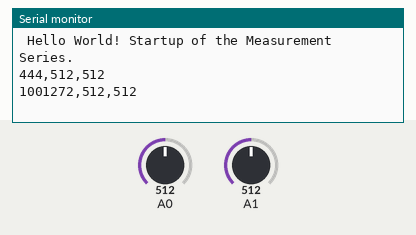
The sketch below on a simulated Arduino Uno, built with avr-gcc and run on an emulated ATmega328P. On the bench: the last lines printed to the serial monitor. The inputs (shaded band) are chosen by the test bench; at power-on: A0 = 512, A1 = 512.

Above: at 1.8 s.
1.9 s: A0 set to 716
At 2.6 s:
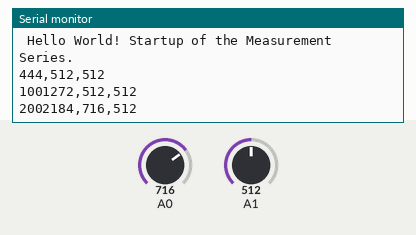
3.4 s: A1 set to 716
At 4.7 s:
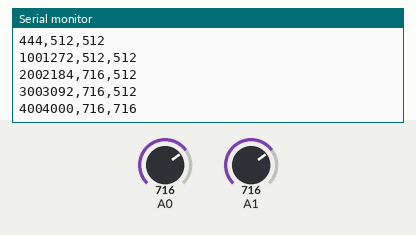
4.9 s: A0 set to 900
At 5.8 s:
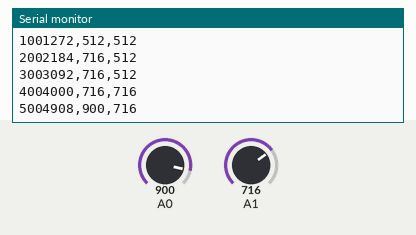
6.4 s: A1 set to 900
At 7.8 s:
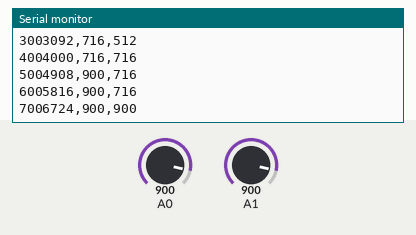
Timing chart, 0 to 8.9 s (numbered marks = the images above; inputs shaded):
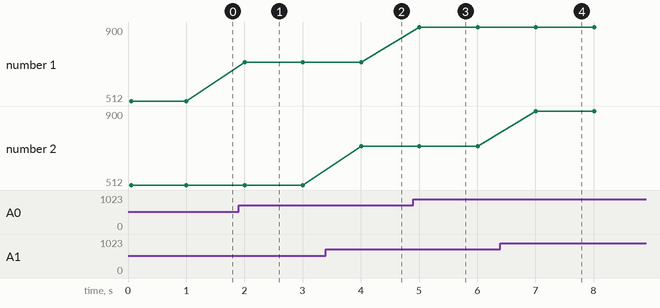

Measured:
- after the input at 1.9 s, the serial monitor: prints a new line after 0.10 s (image 1)
- after the input at 3.4 s, the serial monitor: prints a new line after 0.60 s (image 2)
- after the input at 4.9 s, the serial monitor: prints a new line after 0.11 s (image 3)
- after the input at 6.4 s, the serial monitor: prints a new line after 0.61 s (image 4)
- plotted number 1: 512 → 716 after the input at 1.9 s, 716 → 900 after the input at 4.9 s

The sketch:

readAnalog.ino
```cpp
//==================================================================================================
// Useful global variables
//==================================================================================================
unsigned long microSecs = 0;

int sensorValue0 = 0;  // variable to store the value coming from sensor 0
int sensorValue1 = 0;  // variable to store the value coming from sensor 1

int voltage0 = 0;      // variable to store voltage value 0
int voltage1 = 0;      // variable to store voltage value 1

//==================================================================================================
// General setup, once executed when you start the program
//==================================================================================================
void setup() {

  // Make sure we have a serial output to print our results
  Serial.begin(9600);
  Serial.println(" Hello World! Startup of the Measurement Series.");

}

//==================================================================================================
// Continuously executed code that runs in the microprocessor
//==================================================================================================
void loop() {

  // read the analog value on pin 0 and 1
  microSecs = micros();
  sensorValue0 = analogRead(A0);
  sensorValue1 = analogRead(A1);

  // output one full series of readings
  Serial.print(microSecs);
  Serial.print(",");
  Serial.print(sensorValue0);
  Serial.print(",");
  Serial.print(sensorValue1);
  // end of the line
  Serial.println("");

  delay(1000); // 1000 milli seconds
}
```
